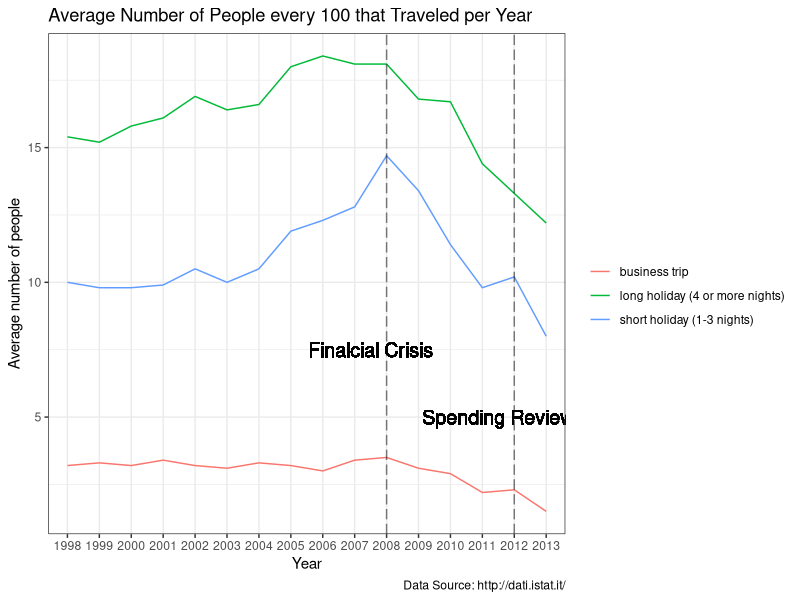

Write R code to recreate this figure.
library(tidyverse)

theme_set(theme_bw())
data <- read.csv("processed_data/1.historical_data_1998_2013_type_of_journey.csv")

data %>%
  ggplot(aes(x = factor(Year), y = Avg.People.Per.Quarter, group = Travel.Type)) +
  geom_line(aes(color = Travel.Type)) +
  geom_vline(xintercept = 11, linetype = "longdash", color = "black", alpha = 0.5) +
  geom_vline(xintercept = 15, linetype = "longdash", color = "black", alpha = 0.5) +
  geom_text(aes(x = 10.5, label = "Finalcial Crisis", y = 7.5), color = "black", size = 5) +
  geom_text(aes(x = 14.5, label = "Spending Review", y = 5), color = "black", size = 5) +
  labs(
    title = "Average Number of People every 100 that Traveled per Year",
    caption = "Data Source: http://dati.istat.it/",
    x = "Year",
    y = "Average number of people",
    color = ""
  )
  # geom_errorbar(aes(ymin = Avg.People.Per.Quarter-Sd.People.Per.Quarter, ymax = Avg.People.Per.Quarter+Sd.People.Per.Quarter))
